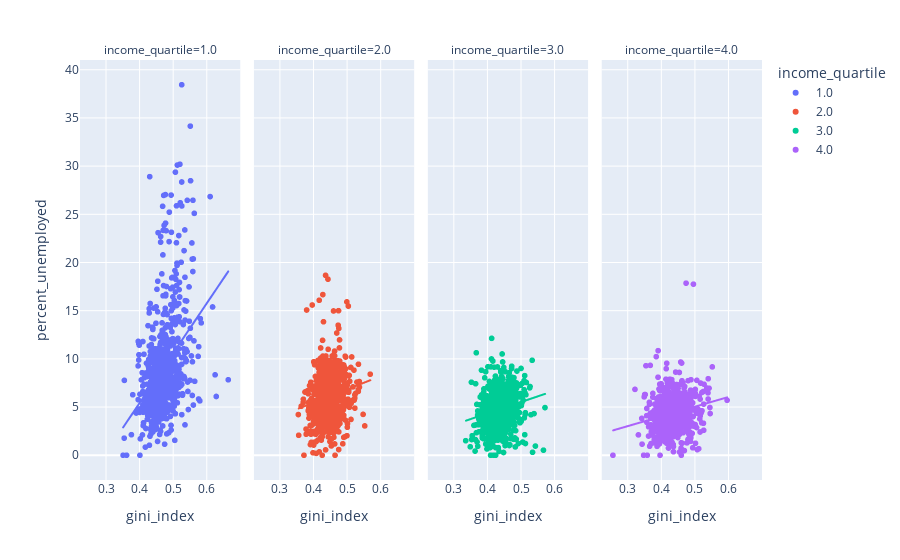

Notebook cell for this chart:
### Markdown cell above
# `Scatter plot and regression by income quartile`
# `Enter x and y axes`

### Code cell
x_axis = 'gini_index'

y_axis = 'percent_unemployed'


fig = px.scatter(dff, x=x_axis, y=y_axis, facet_col='income_quartile', facet_col_wrap = 4, color='income_quartile', trendline='ols')
fig.show()

### Figure 1 — Plotly figure (JSON) as saved in the notebook; plotly's stock layout.template omitted (floating-point values rounded to 4 significant figures; data arrays with more than 128 entries replaced by an {"elided": "..."} marker saying what was removed)
{"data": [{"hovertemplate": "income_quartile=1.0<br>gini_index=%{x}<br>percent_unemployed=%{y}<extra></extra>", "legendgroup": "1.0", "marker": {"color": "#636efa", "symbol": "circle"}, "mode": "markers", "name": "1.0", "showlegend": true, "type": "scattergl", "x": {"elided": "805 float values"}, "xaxis": "x", "y": {"elided": "805 float values"}, "yaxis": "y"}, {"hovertemplate": "<b>OLS trendline</b><br>percent_unemployed = 51.6318 * gini_index + -15.2434<br>R<sup>2</sup>=0.156009<br><br>income_quartile=1.0<br>gini_index=%{x}<br>percent_unemployed=%{y} <b>(trend)</b><extra></extra>", "legendgroup": "1.0", "marker": {"color": "#636efa", "symbol": "circle"}, "mode": "lines", "name": "1.0", "showlegend": false, "type": "scattergl", "x": {"elided": "805 float values"}, "xaxis": "x", "y": {"elided": "805 float values"}, "yaxis": "y"}, {"hovertemplate": "income_quartile=2.0<br>gini_index=%{x}<br>percent_unemployed=%{y}<extra></extra>", "legendgroup": "2.0", "marker": {"color": "#EF553B", "symbol": "circle"}, "mode": "markers", "name": "2.0", "showlegend": true, "type": "scattergl", "x": {"elided": "805 float values"}, "xaxis": "x2", "y": {"elided": "805 float values"}, "yaxis": "y2"}, {"hovertemplate": "<b>OLS trendline</b><br>percent_unemployed = 13.7168 * gini_index + -0.0442379<br>R<sup>2</sup>=0.030730<br><br>income_quartile=2.0<br>gini_index=%{x}<br>percent_unemployed=%{y} <b>(trend)</b><extra></extra>", "legendgroup": "2.0", "marker": {"color": "#EF553B", "symbol": "circle"}, "mode": "lines", "name": "2.0", "showlegend": false, "type": "scattergl", "x": {"elided": "805 float values"}, "xaxis": "x2", "y": {"elided": "805 float values"}, "yaxis": "y2"}, {"hovertemplate": "income_quartile=3.0<br>gini_index=%{x}<br>percent_unemployed=%{y}<extra></extra>", "legendgroup": "3.0", "marker": {"color": "#00cc96", "symbol": "circle"}, "mode": "markers", "name": "3.0", "showlegend": true, "type": "scattergl", "x": {"elided": "804 float values"}, "xaxis": "x3", "y": {"elided": "804 float values"}, "yaxis": "y3"}, {"hovertemplate": "<b>OLS trendline</b><br>percent_unemployed = 11.7715 * gini_index + -0.378951<br>R<sup>2</sup>=0.041409<br><br>income_quartile=3.0<br>gini_index=%{x}<br>percent_unemployed=%{y} <b>(trend)</b><extra></extra>", "legendgroup": "3.0", "marker": {"color": "#00cc96", "symbol": "circle"}, "mode": "lines", "name": "3.0", "showlegend": false, "type": "scattergl", "x": {"elided": "804 float values"}, "xaxis": "x3", "y": {"elided": "804 float values"}, "yaxis": "y3"}, {"hovertemplate": "income_quartile=4.0<br>gini_index=%{x}<br>percent_unemployed=%{y}<extra></extra>", "legendgroup": "4.0", "marker": {"color": "#ab63fa", "symbol": "circle"}, "mode": "markers", "name": "4.0", "showlegend": true, "type": "scattergl", "x": {"elided": "805 float values"}, "xaxis": "x4", "y": {"elided": "805 float values"}, "yaxis": "y4"}, {"hovertemplate": "<b>OLS trendline</b><br>percent_unemployed = 10.068 * gini_index + -0.00698513<br>R<sup>2</sup>=0.043221<br><br>income_quartile=4.0<br>gini_index=%{x}<br>percent_unemployed=%{y} <b>(trend)</b><extra></extra>", "legendgroup": "4.0", "marker": {"color": "#ab63fa", "symbol": "circle"}, "mode": "lines", "name": "4.0", "showlegend": false, "type": "scattergl", "x": {"elided": "805 float values"}, "xaxis": "x4", "y": {"elided": "805 float values"}, "yaxis": "y4"}], "layout": {"annotations": [{"font": {}, "showarrow": false, "text": "income_quartile=1.0", "x": 0.1175, "xanchor": "center", "xref": "paper", "y": 1, "yanchor": "bottom", "yref": "paper"}, {"font": {}, "showarrow": false, "text": "income_quartile=2.0", "x": 0.3725, "xanchor": "center", "xref": "paper", "y": 1, "yanchor": "bottom", "yref": "paper"}, {"font": {}, "showarrow": false, "text": "income_quartile=3.0", "x": 0.6275, "xanchor": "center", "xref": "paper", "y": 1, "yanchor": "bottom", "yref": "paper"}, {"font": {}, "showarrow": false, "text": "income_quartile=4.0", "x": 0.8825, "xanchor": "center", "xref": "paper", "y": 1, "yanchor": "bottom", "yref": "paper"}], "legend": {"title": {"text": "income_quartile"}, "tracegroupgap": 0}, "margin": {"t": 60}, "xaxis": {"anchor": "y", "domain": [0, 0.235], "title": {"text": "gini_index"}}, "xaxis2": {"anchor": "y2", "domain": [0.255, 0.49], "matches": "x", "title": {"text": "gini_index"}}, "xaxis3": {"anchor": "y3", "domain": [0.51, 0.745], "matches": "x", "title": {"text": "gini_index"}}, "xaxis4": {"anchor": "y4", "domain": [0.765, 1.0], "matches": "x", "title": {"text": "gini_index"}}, "yaxis": {"anchor": "x", "domain": [0, 1], "title": {"text": "percent_unemployed"}}, "yaxis2": {"anchor": "x2", "domain": [0, 1], "matches": "y", "showticklabels": false}, "yaxis3": {"anchor": "x3", "domain": [0, 1], "matches": "y", "showticklabels": false}, "yaxis4": {"anchor": "x4", "domain": [0, 1], "matches": "y", "showticklabels": false}}}
